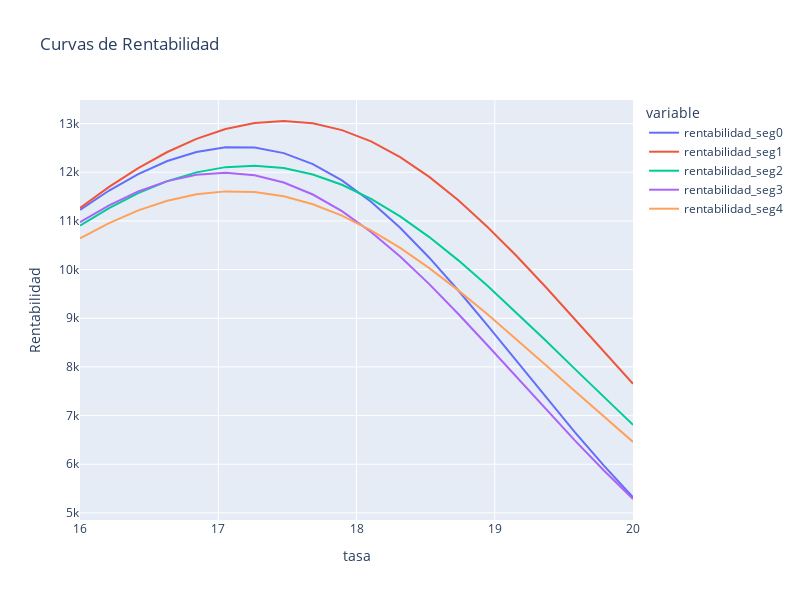

Here is the notebook cell this chart was saved with:
### Code cell
# Graficamos las curvas de Precio-Rentabilidad
fig = px.line(df_elasticidad, x='irr', y=['rentabilidad_seg0',
                                             'rentabilidad_seg1',
                                             'rentabilidad_seg2',
                                             'rentabilidad_seg3',
                                             'rentabilidad_seg4',
                                             ],
              labels={'irr':'tasa', 'value':'Rentabilidad'},
              title='Curvas de Rentabilidad',
              width=800, height=600)

fig.show()

### Figure 1 — Plotly figure (JSON) as saved in the notebook; plotly's stock layout.template omitted (floating-point values rounded to 4 significant figures)
{"data": [{"hovertemplate": "variable=rentabilidad_seg0<br>tasa=%{x}<br>Rentabilidad=%{y}<extra></extra>", "legendgroup": "rentabilidad_seg0", "line": {"color": "#636efa", "dash": "solid"}, "marker": {"symbol": "circle"}, "mode": "lines", "name": "rentabilidad_seg0", "orientation": "v", "showlegend": true, "type": "scatter", "x": [16, 16.21, 16.42, 16.63, 16.84, 17.05, 17.26, 17.47, 17.68, 17.89, 18.11, 18.32, 18.53, 18.74, 18.95, 19.16, 19.37, 19.58, 19.79, 20], "xaxis": "x", "y": [11230.0, 11620.0, 11960.0, 12230.0, 12420.0, 12510.0, 12510.0, 12390.0, 12170.0, 11830.0, 11390.0, 10860.0, 10240.0, 9570.0, 8854.0, 8119.0, 7382.0, 6662.0, 5971.0, 5320.0], "yaxis": "y"}, {"hovertemplate": "variable=rentabilidad_seg1<br>tasa=%{x}<br>Rentabilidad=%{y}<extra></extra>", "legendgroup": "rentabilidad_seg1", "line": {"color": "#EF553B", "dash": "solid"}, "marker": {"symbol": "circle"}, "mode": "lines", "name": "rentabilidad_seg1", "orientation": "v", "showlegend": true, "type": "scatter", "x": [16, 16.21, 16.42, 16.63, 16.84, 17.05, 17.26, 17.47, 17.68, 17.89, 18.11, 18.32, 18.53, 18.74, 18.95, 19.16, 19.37, 19.58, 19.79, 20], "xaxis": "x", "y": [11270.0, 11700.0, 12080.0, 12420.0, 12690.0, 12890.0, 13010.0, 13050.0, 13010.0, 12870.0, 12630.0, 12310.0, 11910.0, 11420.0, 10880.0, 10280.0, 9642.0, 8984.0, 8316.0, 7653.0], "yaxis": "y"}, {"hovertemplate": "variable=rentabilidad_seg2<br>tasa=%{x}<br>Rentabilidad=%{y}<extra></extra>", "legendgroup": "rentabilidad_seg2", "line": {"color": "#00cc96", "dash": "solid"}, "marker": {"symbol": "circle"}, "mode": "lines", "name": "rentabilidad_seg2", "orientation": "v", "showlegend": true, "type": "scatter", "x": [16, 16.21, 16.42, 16.63, 16.84, 17.05, 17.26, 17.47, 17.68, 17.89, 18.11, 18.32, 18.53, 18.74, 18.95, 19.16, 19.37, 19.58, 19.79, 20], "xaxis": "x", "y": [10910.0, 11270.0, 11570.0, 11820.0, 12000.0, 12110.0, 12140.0, 12090.0, 11950.0, 11740.0, 11450.0, 11090.0, 10670.0, 10190.0, 9668.0, 9115.0, 8542.0, 7960.0, 7379.0, 6809.0], "yaxis": "y"}, {"hovertemplate": "variable=rentabilidad_seg3<br>tasa=%{x}<br>Rentabilidad=%{y}<extra></extra>", "legendgroup": "rentabilidad_seg3", "line": {"color": "#ab63fa", "dash": "solid"}, "marker": {"symbol": "circle"}, "mode": "lines", "name": "rentabilidad_seg3", "orientation": "v", "showlegend": true, "type": "scatter", "x": [16, 16.21, 16.42, 16.63, 16.84, 17.05, 17.26, 17.47, 17.68, 17.89, 18.11, 18.32, 18.53, 18.74, 18.95, 19.16, 19.37, 19.58, 19.79, 20], "xaxis": "x", "y": [10970.0, 11320.0, 11610.0, 11820.0, 11950.0, 11990.0, 11940.0, 11790.0, 11540.0, 11200.0, 10770.0, 10270.0, 9702.0, 9089.0, 8445.0, 7788.0, 7132.0, 6489.0, 5871.0, 5286.0], "yaxis": "y"}, {"hovertemplate": "variable=rentabilidad_seg4<br>tasa=%{x}<br>Rentabilidad=%{y}<extra></extra>", "legendgroup": "rentabilidad_seg4", "line": {"color": "#FFA15A", "dash": "solid"}, "marker": {"symbol": "circle"}, "mode": "lines", "name": "rentabilidad_seg4", "orientation": "v", "showlegend": true, "type": "scatter", "x": [16, 16.21, 16.42, 16.63, 16.84, 17.05, 17.26, 17.47, 17.68, 17.89, 18.11, 18.32, 18.53, 18.74, 18.95, 19.16, 19.37, 19.58, 19.79, 20], "xaxis": "x", "y": [10640.0, 10960.0, 11220.0, 11420.0, 11550.0, 11610.0, 11590.0, 11510.0, 11340.0, 11110.0, 10810.0, 10440.0, 10030.0, 9572.0, 9081.0, 8566.0, 8038.0, 7505.0, 6976.0, 6458.0], "yaxis": "y"}], "layout": {"height": 600, "legend": {"title": {"text": "variable"}, "tracegroupgap": 0}, "title": {"text": "Curvas de Rentabilidad"}, "width": 800, "xaxis": {"anchor": "y", "domain": [0, 1], "title": {"text": "tasa"}}, "yaxis": {"anchor": "x", "domain": [0, 1], "title": {"text": "Rentabilidad"}}}}
